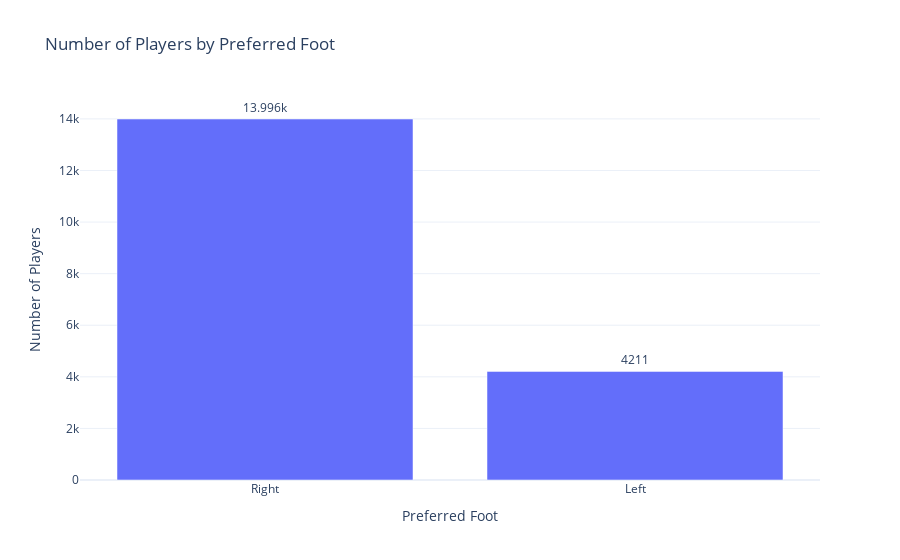

The code cell stored with this chart in its notebook:
### Markdown cell above
#### Number of Players by Preferred Foot

### Code cell
import plotly.express as px
# Create the bar chart using Plotly Express
fig = px.bar(fifa_data['Preferred Foot'].value_counts().reset_index(),x='Preferred Foot',y='count',
    labels={'index': 'Preferred Foot', 'Preferred Foot': 'Number of Players'},title='Number of Players by Preferred Foot'
)

# Update layout for better appearance
fig.update_layout(
    xaxis_title='Preferred Foot',
    yaxis_title='Number of Players',
    template='plotly_white'
)

# Add value labels on top of each bar
fig.update_traces(texttemplate='%{y}', textposition='outside')

# Show the plot
fig.show()

### Figure 1 — Plotly figure (JSON) as saved in the notebook; plotly's stock layout.template omitted (floating-point values rounded to 4 significant figures)
{"data": [{"alignmentgroup": "True", "hovertemplate": "Number of Players=%{x}<br>count=%{y}<extra></extra>", "legendgroup": "", "marker": {"color": "#636efa", "pattern": {"shape": ""}}, "name": "", "offsetgroup": "", "orientation": "v", "showlegend": false, "textposition": "outside", "texttemplate": "%{y}", "type": "bar", "x": ["Right", "Left"], "xaxis": "x", "y": [13996, 4211], "yaxis": "y"}], "layout": {"barmode": "relative", "legend": {"tracegroupgap": 0}, "title": {"text": "Number of Players by Preferred Foot"}, "xaxis": {"anchor": "y", "domain": [0, 1], "title": {"text": "Preferred Foot"}}, "yaxis": {"anchor": "x", "domain": [0, 1], "title": {"text": "Number of Players"}}}}
